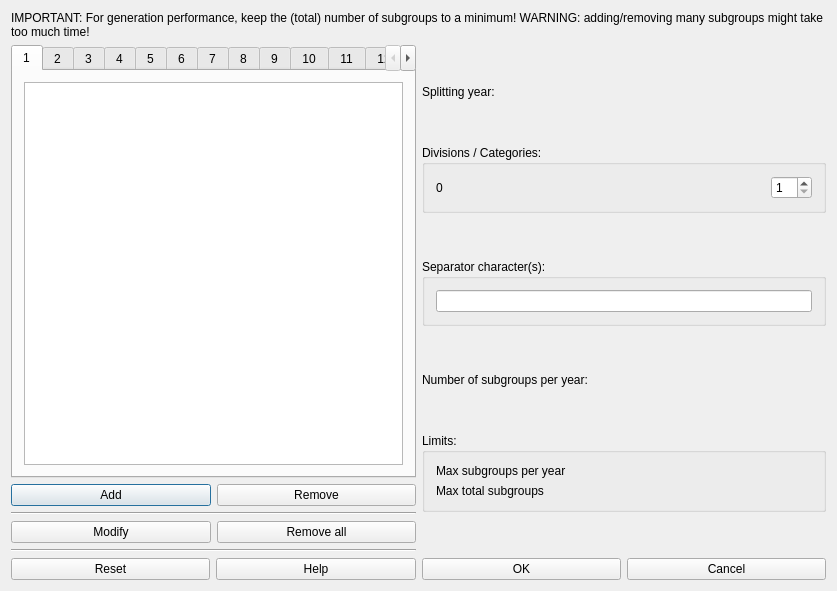
<?xml version="1.0" encoding="UTF-8"?>
<ui version="4.0">
 <class>SplitYearForm_template</class>
 <widget class="QDialog" name="SplitYearForm_template">
  <property name="geometry">
   <rect>
    <x>0</x>
    <y>0</y>
    <width>837</width>
    <height>591</height>
   </rect>
  </property>
  <property name="windowTitle">
   <string>Split year dialog</string>
  </property>
  <layout class="QVBoxLayout" name="verticalLayout_4">
   <item>
    <widget class="QLabel" name="label">
     <property name="sizePolicy">
      <sizepolicy hsizetype="Minimum" vsizetype="Minimum">
       <horstretch>0</horstretch>
       <verstretch>0</verstretch>
      </sizepolicy>
     </property>
     <property name="text">
      <string>IMPORTANT: For generation performance, keep the (total) number of subgroups to a minimum! WARNING: adding/removing many subgroups might take too much time!</string>
     </property>
     <property name="wordWrap">
      <bool>true</bool>
     </property>
    </widget>
   </item>
   <item>
    <layout class="QHBoxLayout" name="horizontalLayout">
     <item>
      <layout class="QVBoxLayout" name="verticalLayout_3">
       <item>
        <widget class="QTabWidget" name="tabWidget">
         <property name="currentIndex">
          <number>0</number>
         </property>
         <widget class="QWidget" name="category1">
          <attribute name="title">
           <string>1</string>
          </attribute>
          <layout class="QGridLayout" name="gridLayout_2">
           <item row="0" column="0" colspan="2">
            <widget class="QListWidget" name="listWidget1"/>
           </item>
          </layout>
         </widget>
         <widget class="QWidget" name="category2">
          <attribute name="title">
           <string>2</string>
          </attribute>
          <layout class="QGridLayout" name="gridLayout_3">
           <item row="0" column="0" colspan="2">
            <widget class="QListWidget" name="listWidget2"/>
           </item>
          </layout>
         </widget>
         <widget class="QWidget" name="category3">
          <attribute name="title">
           <string>3</string>
          </attribute>
          <layout class="QGridLayout" name="gridLayout_4">
           <item row="0" column="0" colspan="2">
            <widget class="QListWidget" name="listWidget3"/>
           </item>
          </layout>
         </widget>
         <widget class="QWidget" name="category4">
          <attribute name="title">
           <string>4</string>
          </attribute>
          <layout class="QGridLayout" name="gridLayout_6">
           <item row="0" column="0" colspan="2">
            <widget class="QListWidget" name="listWidget4"/>
           </item>
          </layout>
         </widget>
         <widget class="QWidget" name="category5">
          <attribute name="title">
           <string>5</string>
          </attribute>
          <layout class="QGridLayout" name="gridLayout_7">
           <item row="0" column="0" colspan="2">
            <widget class="QListWidget" name="listWidget5"/>
           </item>
          </layout>
         </widget>
         <widget class="QWidget" name="category6">
          <attribute name="title">
           <string>6</string>
          </attribute>
          <layout class="QGridLayout" name="gridLayout_8">
           <item row="0" column="0" colspan="2">
            <widget class="QListWidget" name="listWidget6"/>
           </item>
          </layout>
         </widget>
         <widget class="QWidget" name="category7">
          <attribute name="title">
           <string>7</string>
          </attribute>
          <layout class="QGridLayout" name="gridLayout_9">
           <item row="0" column="0" colspan="2">
            <widget class="QListWidget" name="listWidget7"/>
           </item>
          </layout>
         </widget>
         <widget class="QWidget" name="category8">
          <attribute name="title">
           <string>8</string>
          </attribute>
          <layout class="QGridLayout" name="gridLayout_10">
           <item row="0" column="0" colspan="2">
            <widget class="QListWidget" name="listWidget8"/>
           </item>
          </layout>
         </widget>
         <widget class="QWidget" name="category9">
          <attribute name="title">
           <string>9</string>
          </attribute>
          <layout class="QGridLayout" name="gridLayout_11">
           <item row="0" column="0" colspan="2">
            <widget class="QListWidget" name="listWidget9"/>
           </item>
          </layout>
         </widget>
         <widget class="QWidget" name="category10">
          <attribute name="title">
           <string>10</string>
          </attribute>
          <layout class="QGridLayout" name="gridLayout_12">
           <item row="0" column="0" colspan="2">
            <widget class="QListWidget" name="listWidget10"/>
           </item>
          </layout>
         </widget>
         <widget class="QWidget" name="category11">
          <attribute name="title">
           <string>11</string>
          </attribute>
          <layout class="QGridLayout" name="gridLayout_13">
           <item row="0" column="0" colspan="2">
            <widget class="QListWidget" name="listWidget11"/>
           </item>
          </layout>
         </widget>
         <widget class="QWidget" name="category12">
          <attribute name="title">
           <string>12</string>
          </attribute>
          <layout class="QGridLayout" name="gridLayout_14">
           <item row="0" column="0" colspan="2">
            <widget class="QListWidget" name="listWidget12"/>
           </item>
          </layout>
         </widget>
         <widget class="QWidget" name="category13">
          <attribute name="title">
           <string>13</string>
          </attribute>
          <layout class="QGridLayout" name="gridLayout_15">
           <item row="0" column="0" colspan="2">
            <widget class="QListWidget" name="listWidget13"/>
           </item>
          </layout>
         </widget>
         <widget class="QWidget" name="category14">
          <attribute name="title">
           <string>14</string>
          </attribute>
          <layout class="QGridLayout" name="gridLayout_16">
           <item row="0" column="0" colspan="2">
            <widget class="QListWidget" name="listWidget14"/>
           </item>
          </layout>
         </widget>
        </widget>
       </item>
       <item>
        <layout class="QGridLayout" name="gridLayout_17">
         <item row="0" column="0">
          <widget class="QPushButton" name="addPushButton">
           <property name="text">
            <string>Add</string>
           </property>
          </widget>
         </item>
         <item row="0" column="1">
          <widget class="QPushButton" name="removePushButton">
           <property name="text">
            <string>Remove</string>
           </property>
          </widget>
         </item>
         <item row="1" column="0" colspan="2">
          <widget class="Line" name="line">
           <property name="orientation">
            <enum>Qt::Horizontal</enum>
           </property>
          </widget>
         </item>
         <item row="2" column="0">
          <widget class="QPushButton" name="modifyPushButton">
           <property name="text">
            <string>Modify</string>
           </property>
          </widget>
         </item>
         <item row="2" column="1">
          <widget class="QPushButton" name="removeAllPushButton">
           <property name="text">
            <string>Remove all</string>
           </property>
          </widget>
         </item>
         <item row="3" column="0" colspan="2">
          <widget class="Line" name="line_2">
           <property name="orientation">
            <enum>Qt::Horizontal</enum>
           </property>
          </widget>
         </item>
        </layout>
       </item>
      </layout>
     </item>
     <item>
      <layout class="QVBoxLayout" name="verticalLayout_2">
       <item>
        <spacer name="verticalSpacer_6">
         <property name="orientation">
          <enum>Qt::Vertical</enum>
         </property>
         <property name="sizeHint" stdset="0">
          <size>
           <width>20</width>
           <height>40</height>
          </size>
         </property>
        </spacer>
       </item>
       <item>
        <widget class="QLabel" name="splitYearTextLabel">
         <property name="text">
          <string>Splitting year:</string>
         </property>
         <property name="wordWrap">
          <bool>false</bool>
         </property>
        </widget>
       </item>
       <item>
        <spacer name="verticalSpacer_5">
         <property name="orientation">
          <enum>Qt::Vertical</enum>
         </property>
         <property name="sizeHint" stdset="0">
          <size>
           <width>20</width>
           <height>40</height>
          </size>
         </property>
        </spacer>
       </item>
       <item>
        <widget class="QGroupBox" name="categoriesGroupBox">
         <property name="title">
          <string>Divisions / Categories:</string>
         </property>
         <layout class="QHBoxLayout" name="horizontalLayout_2">
          <item>
           <widget class="QLabel" name="divisionsLabel">
            <property name="text">
             <string>0</string>
            </property>
           </widget>
          </item>
          <item>
           <widget class="QSpinBox" name="categoriesSpinBox">
            <property name="sizePolicy">
             <sizepolicy hsizetype="Maximum" vsizetype="Fixed">
              <horstretch>0</horstretch>
              <verstretch>0</verstretch>
             </sizepolicy>
            </property>
            <property name="minimum">
             <number>1</number>
            </property>
            <property name="maximum">
             <number>14</number>
            </property>
            <property name="value">
             <number>1</number>
            </property>
           </widget>
          </item>
         </layout>
        </widget>
       </item>
       <item>
        <spacer name="verticalSpacer_3">
         <property name="orientation">
          <enum>Qt::Vertical</enum>
         </property>
         <property name="sizeHint" stdset="0">
          <size>
           <width>20</width>
           <height>40</height>
          </size>
         </property>
        </spacer>
       </item>
       <item>
        <widget class="QGroupBox" name="separatorGroupBox">
         <property name="title">
          <string>Separator character(s):</string>
         </property>
         <layout class="QGridLayout" name="gridLayout_5">
          <item row="0" column="0">
           <widget class="QLineEdit" name="separatorLineEdit">
            <property name="text">
             <string/>
            </property>
           </widget>
          </item>
         </layout>
        </widget>
       </item>
       <item>
        <spacer name="verticalSpacer_4">
         <property name="orientation">
          <enum>Qt::Vertical</enum>
         </property>
         <property name="sizeHint" stdset="0">
          <size>
           <width>20</width>
           <height>40</height>
          </size>
         </property>
        </spacer>
       </item>
       <item>
        <widget class="QLabel" name="currentSubgroupsLabel">
         <property name="text">
          <string>Number of subgroups per year:</string>
         </property>
        </widget>
       </item>
       <item>
        <spacer name="verticalSpacer">
         <property name="orientation">
          <enum>Qt::Vertical</enum>
         </property>
         <property name="sizeHint" stdset="0">
          <size>
           <width>20</width>
           <height>40</height>
          </size>
         </property>
        </spacer>
       </item>
       <item>
        <widget class="QGroupBox" name="limitsGroupBox">
         <property name="title">
          <string>Limits:</string>
         </property>
         <layout class="QVBoxLayout" name="verticalLayout">
          <item>
           <widget class="QLabel" name="maxSubgroupsPerYearLabel">
            <property name="text">
             <string notr="true">Max subgroups per year</string>
            </property>
           </widget>
          </item>
          <item>
           <widget class="QLabel" name="maxTotalSubgroupsLabel">
            <property name="text">
             <string notr="true">Max total subgroups</string>
            </property>
           </widget>
          </item>
         </layout>
        </widget>
       </item>
       <item>
        <spacer name="verticalSpacer_2">
         <property name="orientation">
          <enum>Qt::Vertical</enum>
         </property>
         <property name="sizeHint" stdset="0">
          <size>
           <width>20</width>
           <height>40</height>
          </size>
         </property>
        </spacer>
       </item>
      </layout>
     </item>
    </layout>
   </item>
   <item>
    <layout class="QHBoxLayout">
     <item>
      <widget class="QPushButton" name="resetPushButton">
       <property name="text">
        <string>Reset</string>
       </property>
      </widget>
     </item>
     <item>
      <widget class="QPushButton" name="helpPushButton">
       <property name="text">
        <string>Help</string>
       </property>
      </widget>
     </item>
     <item>
      <widget class="QPushButton" name="okPushButton">
       <property name="text">
        <string>OK</string>
       </property>
      </widget>
     </item>
     <item>
      <widget class="QPushButton" name="cancelPushButton">
       <property name="text">
        <string>Cancel</string>
       </property>
      </widget>
     </item>
    </layout>
   </item>
  </layout>
 </widget>
 <layoutdefault spacing="6" margin="11"/>
 <resources/>
 <connections/>
</ui>
